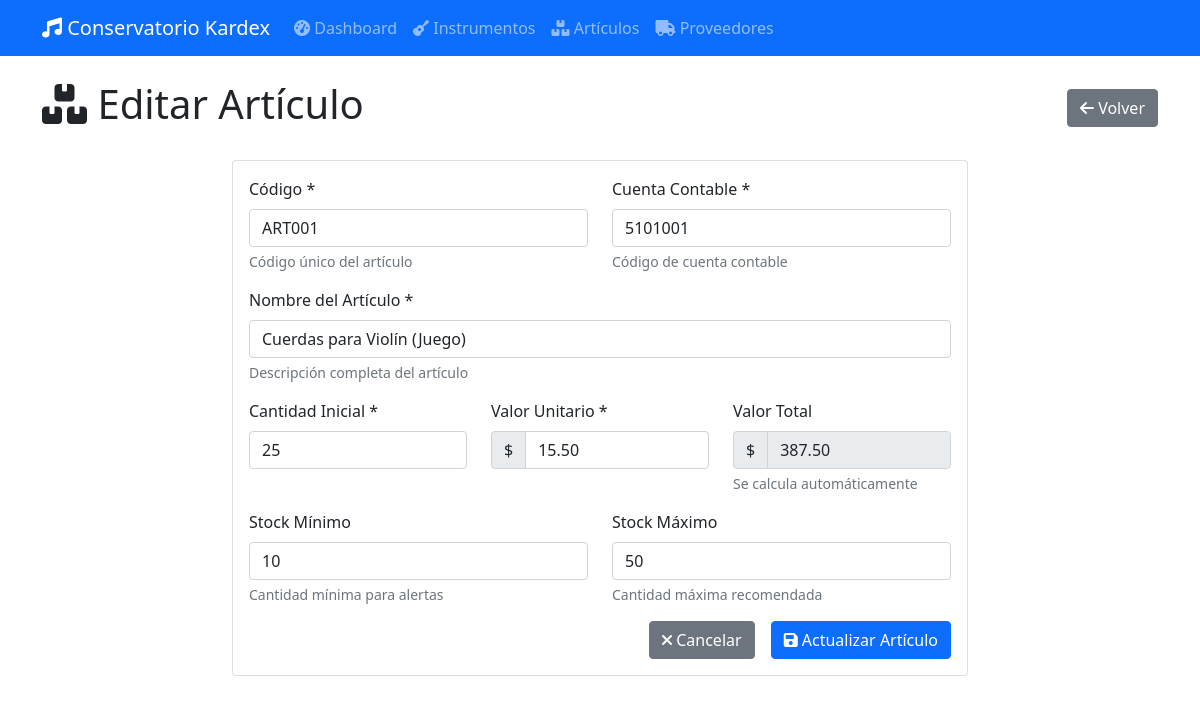
Page /articulos/4/editar on the earlier database version.
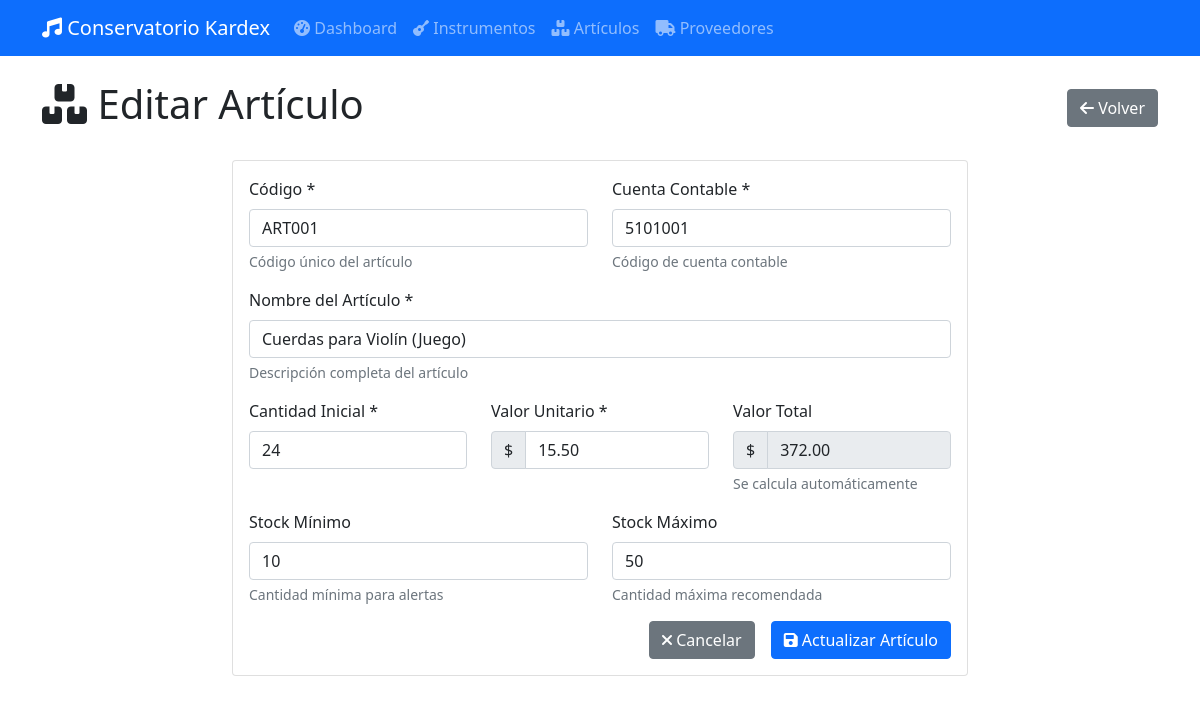
Same page on the later database version.
### app/database/models.py (models this page shows, shortened)
class BaseModel(db.Model):
    __abstract__ = True
    id = db.Column(db.Integer, primary_key=True)
    created_at = db.Column(db.DateTime, default=datetime.utcnow)
    updated_at = db.Column(db.DateTime, default=datetime.utcnow, onupdate=datetime.utcnow)

class Item(BaseModel):
    __tablename__ = 'tb_item'
    i_codigo = db.Column(db.String(20), unique=True, nullable=False)
    i_nombre = db.Column(db.String(200), nullable=False)
    i_tipo = db.Column(db.String(20), nullable=False)  # 'instrumento' o 'articulo'
    i_cantidad = db.Column(db.Integer, default=0)
    i_vUnitario = db.Column(db.Numeric(10, 2), default=0.0)
    i_vTotal = db.Column(db.Numeric(10, 2), default=0.0)
    instrumento = db.relationship('Instrumento', backref='item', uselist=False)
    articulo = db.relationship('Articulo', backref='item', uselist=False)
    movimientos = db.relationship('MovimientoDetalle', backref='item', lazy=True)
    stock = db.relationship('Stock', backref='item', uselist=False)

### app/routes/web/articulos.py (the view, shortened to what this page needs)
@bp.route('/<int:articulo_id>/editar', methods=['GET', 'POST'])
def editar_articulo(articulo_id):
    resultado = articulo_service.obtener_articulo_por_id(articulo_id)
    if not resultado:
        flash('Artículo no encontrado', 'error')
        return redirect(url_for('articulos.listar_articulos'))
    articulo = resultado
    item = articulo.item
    return render_template('articulos/form.html', articulo=articulo, item=item)

### app/database/repositories/articulos.py (called while the page is built)
    def get_by_id_with_item(self, articulo_id):
        return db.session.query(Articulo, Item).join(Item, Articulo.i_id == Item.id).filter(Articulo.i_id == articulo_id).first()

### app/services/articulo_service.py (called while the page is built)
    def obtener_articulo_por_id(self, articulo_id):
        resultado = self.repo.get_by_id_with_item(articulo_id)
        if resultado:
            articulo, item = resultado
            return articulo
        return None

### app/templates/articulos/form.html (shortened to what the changed rows need)
{% extends "base.html" %}
{% block content %}
<div class="row">
    <div class="col-12">
        <div class="d-flex justify-content-between align-items-center mb-4">
            <h1>
                <i class="fas fa-boxes"></i>
                {% if articulo %}Editar Artículo{% else %}Nuevo Artículo{% endif %}
            </h1>
        </div>
    </div>
</div>
<div class="row justify-content-center">
    <div class="col-md-8">
        <div class="card">
            <div class="card-body">
                <form method="POST">
                    <div class="row">
                        <div class="col-md-6">
                            <div class="mb-3">
                                <label for="codigo" class="form-label">Código *</label>
                                <input type="text" class="form-control" id="codigo" name="codigo"
                                       value="{{ item.i_codigo if articulo else '' }}" required>
                                <div class="form-text">Código único del artículo</div>
                            </div>
                        </div>
                    </div>
                    <div class="mb-3">
                        <label for="nombre" class="form-label">Nombre del Artículo *</label>
                        <input type="text" class="form-control" id="nombre" name="nombre"
                               value="{{ item.i_nombre if articulo else '' }}" required>
                        <div class="form-text">Descripción completa del artículo</div>
                    </div>
                    <div class="row">
                        <div class="col-md-4">
                            <div class="mb-3">
                                <label for="cantidad" class="form-label">Cantidad Inicial *</label>
                                <input type="number" class="form-control" id="cantidad" name="cantidad"
                                       value="{{ item.i_cantidad if articulo else '0' }}" required min="0">
                            </div>
                        </div>
                        <div class="col-md-4">
                            <div class="mb-3">
                                <div class="input-group">
                                    <span class="input-group-text">$</span>
                                    <input type="number" class="form-control" id="valor_unitario" name="valor_unitario"
                                           value="{{ item.i_vUnitario if articulo else '0.00' }}"
                                           step="0.01" required min="0">
                                </div>
                            </div>
                        </div>
                        <div class="col-md-4">
                            <div class="mb-3">
                                <div class="input-group">
                                    <span class="input-group-text">$</span>
                                    <input type="text" class="form-control" id="valor_total" readonly>
                                </div>
                            </div>
                        </div>
                    </div>
                </form>
            </div>
        </div>
    </div>
</div>
{% endblock %}

Differences in the rows shown:
changed Item "ART001": cantidad "25" → "24"
Other differences:
form field value: "387.50" → "372.00"
